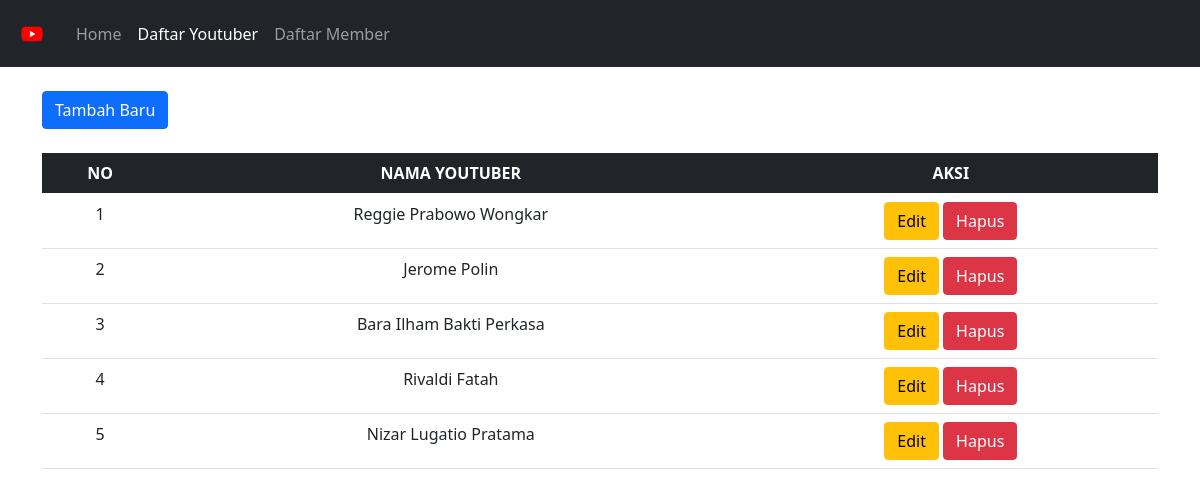
The app's page /Program/dpbo_mvc_tp4/youtuber.php with its own data.
### tables this page shows
CREATE TABLE `youtuber` (
  `id_youtuber` int(20) NOT NULL,
  `nama_youtuber` varchar(100) NOT NULL
);

### Program/dpbo_mvc_tp4/controllers/Youtuber.controller.php (called while the page is built, shortened)
<?php
include_once("models/Youtuber.class.php");
include_once("views/Youtuber.view.php");
class YoutuberController {
    private $youtuber;
    function __construct() {
      $this->youtuber = new Youtuber(Conf::$db_host, Conf::$db_user, Conf::$db_pass, Conf::$db_name);
    }
    public function index() {
      $this->youtuber->open();
      $this->youtuber->getYoutuber();
      $data = array();
      while($row = $this->youtuber->getResult()) {
        array_push($data, $row);
      }
      $view = new YoutuberView();
      $view->render($data);
    }
  }

### Program/dpbo_mvc_tp4/views/Youtuber.view.php (the view, shortened to what this page needs)
<?php
  class YoutuberView {
    public function render($data) {
      $dataTH = null;
      $dataTH .= "<tr>
      <th scope='col'>NO</th>
      <th scope='col'>NAMA YOUTUBER</th>
      <th scope='col'>AKSI</th>
      </tr>";
      $no = 1;
      $dataYoutuber = null;
      foreach($data as $val) {
        list($id, $nama) = $val;
            $dataYoutuber .= "<tr>
                    <td>" . $no++ . "</td>
                    <td>" . $nama . "</td>
                    <td>
                    <a href='youtuber.php?action=edit&id=" . $id .  "' class='btn btn-warning''>Edit</a>
                    <a href='youtuber.php?action=delete&id=" . $id . "' class='btn btn-danger''>Hapus</a>
                    </td>
                    </tr>";
      }
    }
  }
?>

### records on screen
youtuber: nama_youtuber "Reggie Prabowo Wongkar"
youtuber: nama_youtuber "Jerome Polin"
youtuber: nama_youtuber "Bara Ilham Bakti Perkasa"
youtuber: nama_youtuber "Rivaldi Fatah"
youtuber: nama_youtuber "Nizar Lugatio Pratama"

### other values on screen
$this->content "Home Daftar Youtuber Daftar Member Tambah Baru"
